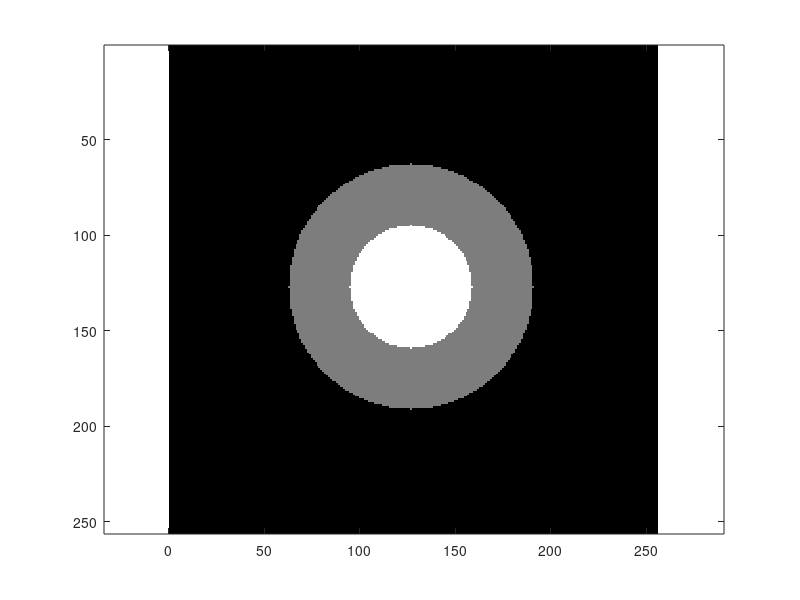

The MATLAB source for this figure:
%% Concentric Disks
% Create a 256256 image that consists of two concentric disks, centered in the \middle" of the image.
% The larger disk should have a radius of 64 pixels and a gray scale value equivalent to 127. The smaller
% disk should have a radius of 32 pixels and a gray scale value equivalent to 255. The background of
% the image should be black.

%% 
tic
C=zeros(256); % 256x256 matrix filled with zeros
D=zeros(256); % 256x256 matrix filled with zeros
a=127; % Center of the circle
R=64; % Radius of the bigger disk
R1=32; % Radius of the smaller disk
%% 

for i=1:256
    for j=1:256
        C(i,j)=(i-a).^2+(j-a).^2<= R.^2; % Generating a disk and obtaining its binary matrix
    end
end
%% 

I = 0.498*uint8(255 * C); % Conversion of values from range (0-1) to (0-127)
%% 

for i=1:256
    for j=1:256
        D(i,j)=(i-a).^2+(j-a).^2<= R1.^2; % Generating a disk and obtaining its binary matrix
    end
end
%% 

I1 = uint8(255 * D); % Conversion of values from range (0-1) to (0-255)
img=I+I1; % Summing up the images of the disks to get the result
%% 

figure
imshow(img) % display
axis on
axis ij
axis equal
axis tight
toc